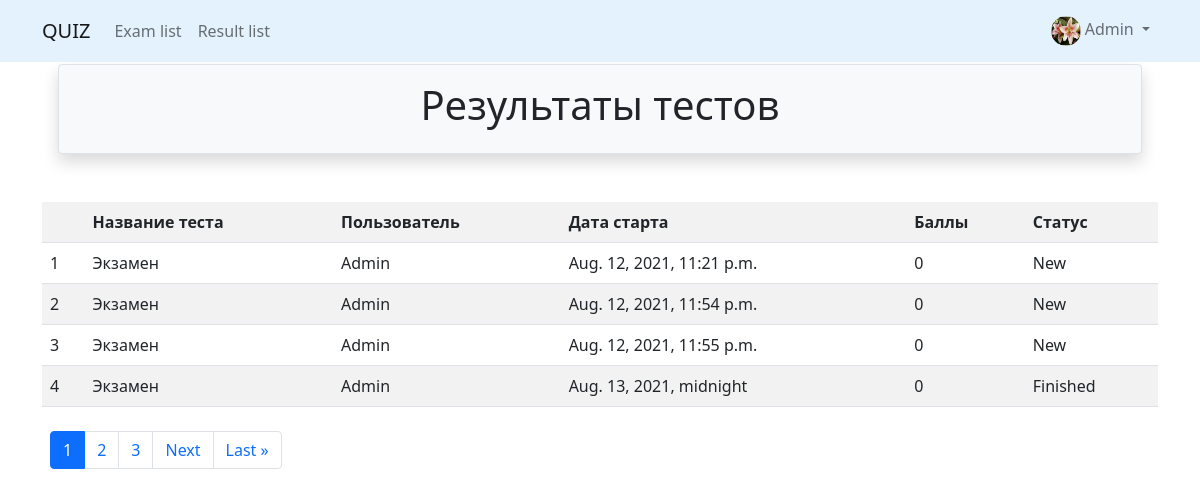
/quizzes/result_list/ (signed in), run on an earlier commit of the app's database.
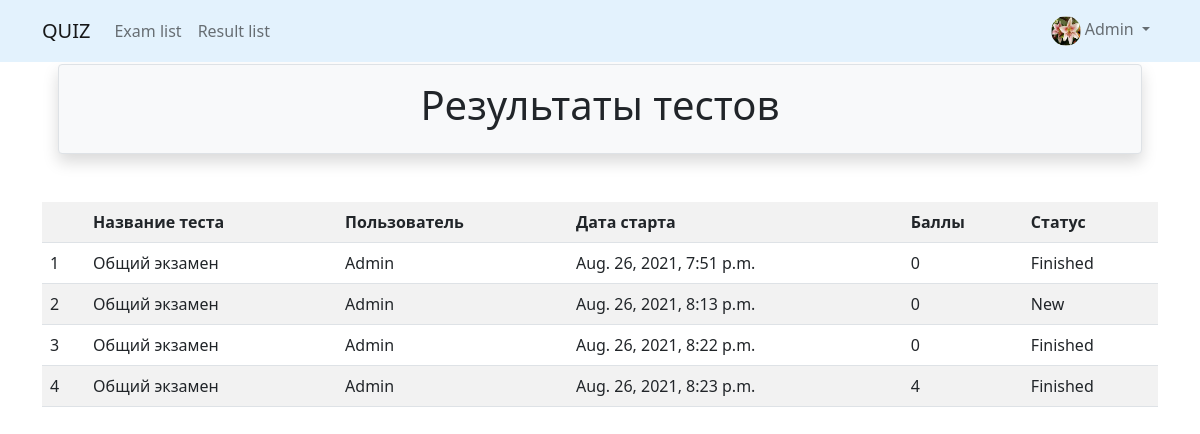
And on a later commit of the database.
### accounts/models.py (models this page shows)
class CustomUser(AbstractUser):
    is_activated = models.BooleanField(default=True, db_index=True)
    avatar = models.ImageField(upload_to='profile/', default='default.jpg')
    birthday = models.DateField(null=True, blank=True)
    city = models.CharField(max_length=50, null=True, blank=True)
    raiting = models.PositiveSmallIntegerField(null=True, blank=True)
    def __str__(self):
        return self.username
    class Meta(AbstractUser.Meta):
        pass

### quiz/models.py (models this page shows, shortened)
class Result(BaseModel):
    class STATE(models.IntegerChoices):
        NEW = 0, "New"
        FINISHED = 1, "Finished"
    user = models.ForeignKey(get_user_model(), related_name='results', on_delete=models.CASCADE)
    exam = models.ForeignKey(Exam, related_name='results', on_delete=models.CASCADE)
    state = models.PositiveSmallIntegerField(default=STATE.NEW, choices=STATE.choices)
    uuid = models.UUIDField(default=generate_uuid, db_index=True, unique=True)
    current_order_number = models.PositiveSmallIntegerField(null=True)
    num_correct_answers = models.PositiveSmallIntegerField(default=0)
    num_incorrect_answers = models.PositiveSmallIntegerField(default=0)
    def print_points(self):
        if self.num_correct_answers - self.num_incorrect_answers <= 0:
            return 0
        else:
            return self.num_correct_answers - self.num_incorrect_answers

class Exam(BaseModel):
    QUESTION_MIN_LIMIT = 3
    QUESTION_MAX_LIMIT = 20
    class LEVEL(models.IntegerChoices):
        BASIC = 0, 'Basic'
        MIDDLE = 1, 'Middle'
        ADVANCED = 2, 'Advanced'
    uuid = models.UUIDField(default=generate_uuid, db_index=True, unique=True)
    title = models.CharField(max_length=64)
    description = models.TextField(null=True, blank=True)
    level = models.PositiveSmallIntegerField(choices=LEVEL.choices, default=LEVEL.BASIC)

### quiz/views.py (the view)
# urls.py: path('result_list/', ExamResultListView.as_view(), name='result_list'),
class ExamResultListView(LoginRequiredMixin, ListView):
    model = Result
    template_name = 'results/list.html'
    paginate_by = 4
    def get_queryset(self):
        user = self.request.user
        return Result.objects.filter(user=user)

### quiz/templates/results/list.html (shortened to what this page needs)
{% extends 'base.html' %}
{% block header %}
    Результаты тестов
{% endblock %}
{% block content %}
    <div class="container">
        <div class="row">
            {% if object_list %}
            <table class="table table-striped table-hover">
                <tr>
                    <th></th>
                    <th>Название теста</th>
                    <th>Пользователь</th>
                    <th>Дата старта</th>
                    <th>Баллы</th>
                    <th>Статус</th>
                </tr>
                {% for result in object_list %}
                <tr>
                    <td>{{ forloop.counter }}</td>
                    <td>{{ result.exam.title }}</td>
                    <td>{{ result.user }}</td>
                    <td>{{ result.create_timestamp }}</td>
                    <td>{{ result.print_points }}</td>
                    <td>{{ result.get_state_display }}</td>
                </tr>
                {% endfor %}
            </table>
            {% if is_paginated %}
            <div class="p-1 m-1">
                {% include 'includes/pagination.html' %}
            </div>
            {% endif %}
            {% endif %}
        </div>
    </div>
{% endblock %}

### templates/base.html (shortened to what this page needs)
<!DOCTYPE html>
<html lang="en">
<head>
    <link href="https://cdn.jsdelivr.net/npm/bootstrap@5.0.1/dist/css/bootstrap.min.css"
          rel="stylesheet"
>
    <link rel="stylesheet"
          href="https://cdn.jsdelivr.net/npm/bootstrap-icons@1.5.0/font/bootstrap-icons.css">
</head>
<body>
  {% include 'includes/nav_bar.html' %}
  <div class="container mt-4 pt-4">
    <div class="border rounded text-center p-3 m-3 mb-5 bg-light shadow">
      <h1>{% block header %}Welcome to Quiz!!!{% endblock %}</h1>
    </div>
    {% block content %}{% endblock %}
  </div>
</body>
</html>

### templates/includes/nav_bar.html (shortened to what this page needs)
{% load static %}
<nav class="navbar navbar-light fixed-top navbar-expand-lg font-weight-bold" style="background-color: #e3f2fd;">
  <div class="container">
    <a class="navbar-brand" href="{% url 'index' %}">QUIZ</a>
    <div class="collapse navbar-collapse" id="navbarSupportedContent">
      <ul class="navbar-nav me-auto mb-2 mb-lg-0">
          <li class="nav-item">
              <a class="nav-link" href="{% url 'quizzes:list' %}">Exam list</a>
          </li>
          <li class="nav-item">
              <a class="nav-link" href="{% url 'quizzes:result_list' %}">Result list</a>
          </li>
      </ul>
      <ul class="navbar-nav">
        <li class="nav-item dropdown">
          <a class="nav-link dropdown-toggle" href="#" id="navbarDropdown3" role="button" data-bs-toggle="dropdown" aria-expanded="false">
            {% if user.is_authenticated %}
              <img class="rounded-circle" width="30" height="30" src="{{ user.avatar.url }}" />
              {{ user.username }}
            {% else %}
              <img class="rounded-circle" width="30" height="30" src="{% static 'images/default.png' %}" />
              Кабинет
            {% endif %}
          </a>
        </li>
      </ul>
    </div>
  </div>
</nav>

### templates/includes/pagination.html (shortened to what this page needs)
<nav aria-label="Page navigation example">
  <ul class="pagination">
      {% for page_num in page_obj.paginator.page_range %}
        {% if page_num == page_obj.number %}
            <li class="page-item active"><a class="page-link" href="?page={{ page_num }}{% if get_params %}&{{ get_params }}{% endif %}">{{ page_num }}</a></li>
        {% elif page_num > page_obj.number|add:-3 and page_num < page_obj.number|add:3 %}
            <li class="page-item"><a class="page-link" href="?page={{ page_num }}{% if get_params %}&{{ get_params }}{% endif %}">{{ page_num }}</a></li>
        {% endif %}
      {% endfor %}
      {% if page_obj.has_next %}
        <li class="page-item"><a class="page-link" href="?page={{ page_obj.next_page_number }}{% if get_params %}&{{ get_params }}{% endif %}">Next</a></li>
        <li class="page-item"><a class="page-link" href="?page={{ page_obj.paginator.num_pages }}{% if get_params %}&{{ get_params }}{% endif %}">Last &raquo;</a></li>
      {% endif %}
  </ul>
</nav>

What changed in the data, as far as the page shows it:
removed Result: exam "Экзамен", user "Admin", create_timestamp "Aug. 12, 2021, 11:21 p.m.", print_points "0", state "New"
removed Result: exam "Экзамен", user "Admin", create_timestamp "Aug. 12, 2021, 11:54 p.m.", print_points "0", state "New"
removed Result: exam "Экзамен", user "Admin", create_timestamp "Aug. 12, 2021, 11:55 p.m.", print_points "0", state "New"
removed Result: exam "Экзамен", user "Admin", create_timestamp "Aug. 13, 2021, midnight", print_points "0", state "Finished"
added Result: exam "Общий экзамен", user "Admin", create_timestamp "Aug. 26, 2021, 7:51 p.m.", print_points "0", state "Finished"
added Result: exam "Общий экзамен", user "Admin", create_timestamp "Aug. 26, 2021, 8:13 p.m.", print_points "0", state "New"
added Result: exam "Общий экзамен", user "Admin", create_timestamp "Aug. 26, 2021, 8:22 p.m.", print_points "0", state "Finished"
added Result: exam "Общий экзамен", user "Admin", create_timestamp "Aug. 26, 2021, 8:23 p.m.", print_points "4", state "Finished"
Also different on the page:
list line gone: "1"
list line gone: "2"
list line gone: "3"
text no longer shown: "Next Last »"
